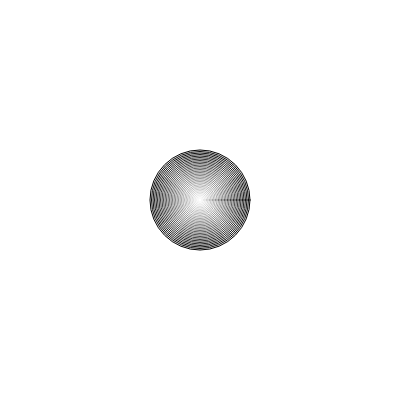
Frame 1 (no input)
Frame 60 (no input): identical to frame 1, image omitted
Frame 120 (the mouse pressed at the canvas centre since frame 60): identical to frame 1, image omitted

The p5.js sketch that drew this single still picture (run headless with seeded random() and noise() and a simulated clock; from frame 60 on, the mouse is pressed at the canvas centre):

// p5.js sketch
// ── sketch.js
var posX, posY;

function setup() {
    createCanvas(400, 400);
    posX = width / 2;
    posY = height / 2;
}

function draw() {
    background(255);

    for (var i = 100; i > 0; i = i - 3) {
        strokeWeight(i / 100);
        ellipse(posX, posY, i, i);
    }
}
